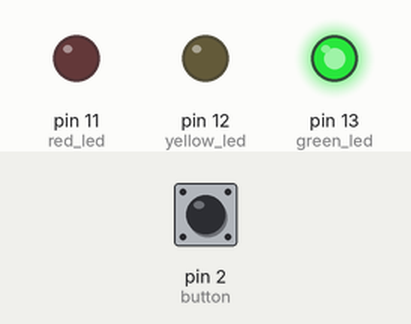
This sketch was run on a simulated Arduino Uno, built with avr-gcc and run on an emulated ATmega328P. On the bench: output pins drawn as LEDs (lit = HIGH). Dashed ring = blinking. The inputs (shaded band) are chosen by the test bench; at power-on: pin 2 (button) LOW.

Above: at 1.2 s.
1.3 s: pin 2 (button) pulled HIGH for 0.15 s
At 7.2 s:
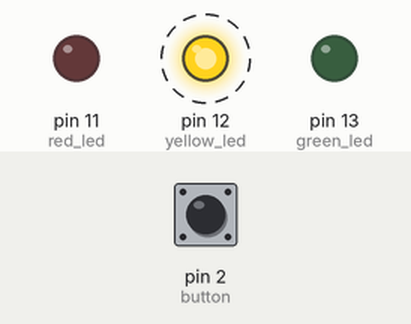
At 9.7 s:
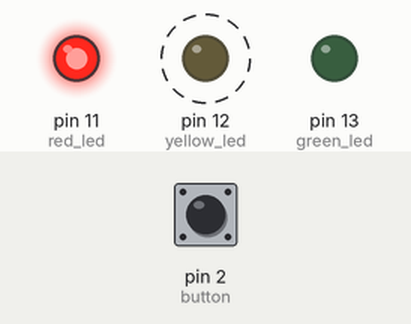
Timing chart, 0 to 15.8 s (numbered marks = the images above; inputs shaded):
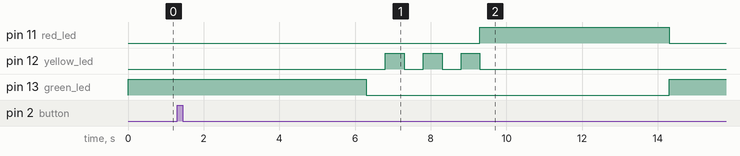

Measured:
- after the input at 1.3 s, pin 11 (red_led): LOW → HIGH after 8.0 s, → LOW 5.0 s later; pin 12 (yellow_led): alternates HIGH for 0.50 s and LOW for 0.50 s, 6 changes in all, then stays LOW, starting after 5.5 s; pin 13 (green_led): HIGH → LOW after 5.0 s, → HIGH 8.0 s later

The sketch:

task2.ino
```cpp
/* Добавить кнопку перехода пешехода в светофор
Алгоритм работы:
1. Пешеход нажимает кнопку.
2. Через определенное программно время (например, 5 сек) светофор для машин переходит в режим
мигающий-желтый 3 раза.
3. Красный для перехода пешеходов горит строго определенное время, сколько бы раз кнопку не
нажимали
4. После "зеленого" с установленным временем задержки (5 сек) происходит разрешение нажатия
кнопки (до этого кнопка не реагирует)
Светофор готов к новому циклу. */

int button = 2;
int red_led = 11;
int yellow_led = 12;
int green_led = 13;
boolean ledOn = HIGH;

void setup()
{
  pinMode(red_led, OUTPUT);
  pinMode(yellow_led, OUTPUT);
  pinMode(green_led, OUTPUT);
  pinMode(button, INPUT);
  Serial.begin(9600);
}

void loop()
{
  //digitalWrite(green_led, HIGH);
  if (digitalRead(button))
  {
    delay(5000);
    digitalWrite(green_led, LOW);
    for (int i = 0; i<6; i++)
    {
      ledOn = !ledOn;
      digitalWrite(yellow_led, ledOn);
      delay(500);
    }
    digitalWrite(yellow_led, LOW);
    digitalWrite(red_led, HIGH);
    delay(5000);
    digitalWrite(red_led, LOW);
    digitalWrite(green_led, HIGH);
    delay(5000);
    Serial.println("Ready!");
  }
  else
  {
    digitalWrite(green_led, HIGH);
  }
}
```
